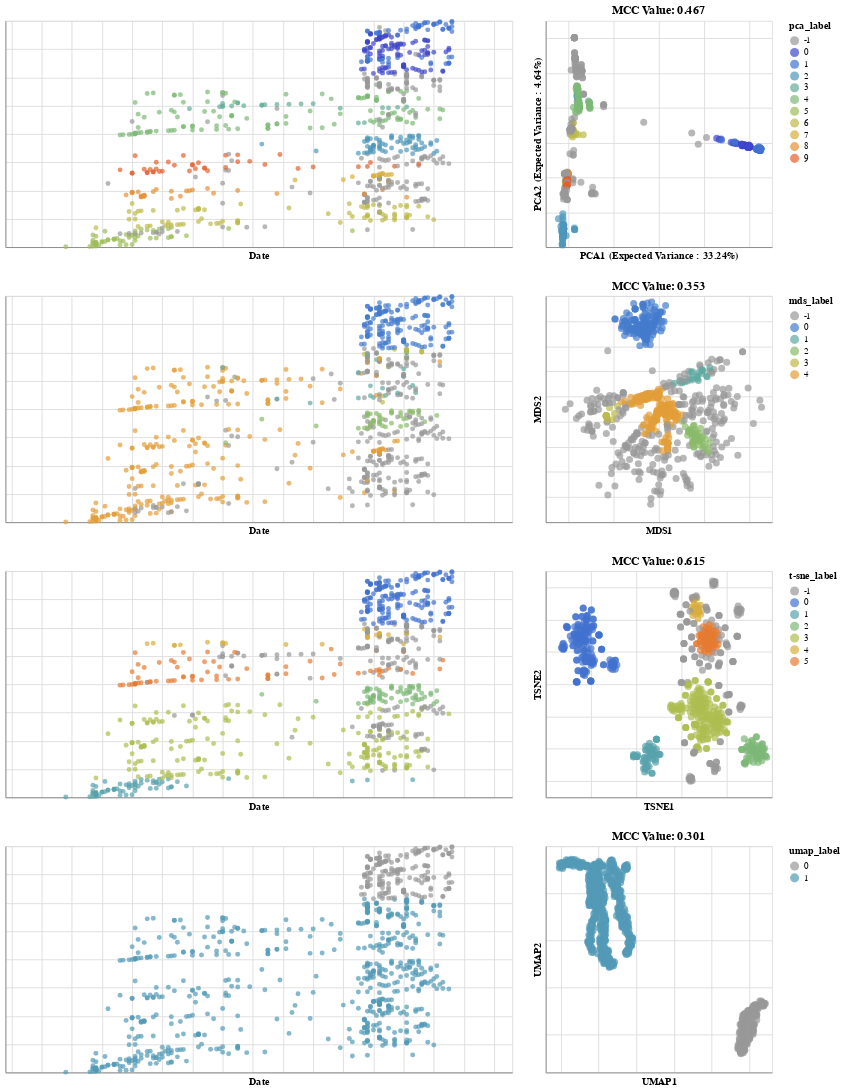

Notebook cell for this chart:
### Code cell
PCAMDS = alt.vconcat(PCAChart, MDSChart).resolve_scale(color='independent')
TSNEUMAP = alt.vconcat(TSNEChart, UMAPChart).resolve_scale(color='independent')
fullChart = alt.vconcat(PCAMDS, TSNEUMAP).resolve_scale(color='independent')
fullChart
fullChart.save(snakemake.output.fullChartHDBSCAN20182020)
save(fullChart, snakemake.output.fullChartHDBSCANPNG20182020, scale_factor=2.0)

### Figure 1 — Vega-Lite specification as saved in the notebook (floating-point values rounded to 4 significant figures; data arrays with more than 128 entries replaced by an {"elided": "..."} marker saying what was removed)
{"config": {"view": {"continuousWidth": 400, "continuousHeight": 300}}, "vconcat": [{"vconcat": [{"hconcat": [{"mark": "circle", "encoding": {"color": {"condition": {"type": "nominal", "field": "pca_label", "scale": {"domain": [-1.0, 0.0, 1.0, 2.0, 3.0, 4.0, 5.0, 6.0, 7.0, 8.0, 9.0], "range": ["#999999", "#3F47C9", "#4274CE", "#4F97BB", "#64AC99", "#7EB976", "#9EBE5A", "#BEBB48", "#D9AE3E", "#E69036", "#E35F2D", "#DB2823"]}, "selection": "selector025"}, "value": "gray"}, "tooltip": [{"type": "nominal", "field": "strain"}, {"type": "nominal", "field": "clade_membership"}], "x": {"type": "quantitative", "axis": {"labels": false, "ticks": false}, "field": "date", "scale": {"domain": [2020.0, 2021.0]}, "title": "Date"}, "y": {"type": "quantitative", "axis": {"labels": false, "ticks": false}, "field": "y", "title": ""}}, "height": 250, "selection": {"selector025": {"type": "interval", "resolve": "global"}}, "width": 560}, {"mark": {"type": "circle", "size": 60}, "encoding": {"color": {"condition": {"type": "nominal", "field": "pca_label", "scale": {"domain": [-1.0, 0.0, 1.0, 2.0, 3.0, 4.0, 5.0, 6.0, 7.0, 8.0, 9.0], "range": ["#999999", "#3F47C9", "#4274CE", "#4F97BB", "#64AC99", "#7EB976", "#9EBE5A", "#BEBB48", "#D9AE3E", "#E69036", "#E35F2D", "#DB2823"]}, "selection": "selector025"}, "value": "gray"}, "tooltip": [{"type": "nominal", "field": "strain"}, {"type": "nominal", "field": "clade_membership"}], "x": {"type": "quantitative", "axis": {"labels": false, "ticks": false}, "field": "pca1", "title": "PCA1 (Expected Variance : 33.24%)"}, "y": {"type": "quantitative", "axis": {"labels": false, "ticks": false}, "field": "pca2", "title": "PCA2 (Expected Variance : 4.64%)"}}, "height": 250, "selection": {"selector025": {"type": "interval", "resolve": "global"}}, "title": "MCC Value: 0.467", "width": 250}]}, {"hconcat": [{"mark": "circle", "encoding": {"color": {"condition": {"type": "nominal", "field": "mds_label", "scale": {"domain": [-1.0, 0.0, 1.0, 2.0, 3.0, 4.0], "range": ["#999999", "#447CCD", "#5EA9A1", "#8ABB6A", "#BEBB48", "#E29E39", "#E2562B"]}, "selection": "selector026"}, "value": "gray"}, "tooltip": [{"type": "nominal", "field": "strain"}, {"type": "nominal", "field": "clade_membership"}], "x": {"type": "quantitative", "axis": {"labels": false, "ticks": false}, "field": "date", "scale": {"domain": [2020.0, 2021.0]}, "title": "Date"}, "y": {"type": "quantitative", "axis": {"labels": false, "ticks": false}, "field": "y", "title": ""}}, "height": 250, "selection": {"selector026": {"type": "interval", "resolve": "global"}}, "width": 560}, {"mark": {"type": "circle", "size": 60}, "encoding": {"color": {"condition": {"type": "nominal", "field": "mds_label", "scale": {"domain": [-1.0, 0.0, 1.0, 2.0, 3.0, 4.0], "range": ["#999999", "#447CCD", "#5EA9A1", "#8ABB6A", "#BEBB48", "#E29E39", "#E2562B"]}, "selection": "selector026"}, "value": "gray"}, "tooltip": [{"type": "nominal", "field": "strain"}, {"type": "nominal", "field": "clade_membership"}], "x": {"type": "quantitative", "axis": {"labels": false, "ticks": false}, "field": "mds1", "title": "MDS1"}, "y": {"type": "quantitative", "axis": {"labels": false, "ticks": false}, "field": "mds2", "title": "MDS2"}}, "height": 250, "selection": {"selector026": {"type": "interval", "resolve": "global"}}, "title": "MCC Value: 0.353", "width": 250}]}], "resolve": {"scale": {"color": "independent"}}}, {"vconcat": [{"hconcat": [{"mark": "circle", "encoding": {"color": {"condition": {"type": "nominal", "field": "t-sne_label", "scale": {"domain": [-1.0, 0.0, 1.0, 2.0, 3.0, 4.0, 5.0], "range": ["#999999", "#4272CE", "#58A2AC", "#7DB877", "#AEBD50", "#D8AE3E", "#E67A32", "#DB2823"]}, "selection": "selector027"}, "value": "gray"}, "tooltip": [{"type": "nominal", "field": "strain"}, {"type": "nominal", "field": "clade_membership"}], "x": {"type": "quantitative", "axis": {"labels": false, "ticks": false}, "field": "date", "scale": {"domain": [2020.0, 2021.0]}, "title": "Date"}, "y": {"type": "quantitative", "axis": {"labels": false, "ticks": false}, "field": "y", "title": ""}}, "height": 250, "selection": {"selector027": {"type": "interval", "resolve": "global"}}, "width": 560}, {"mark": {"type": "circle", "size": 60}, "encoding": {"color": {"condition": {"type": "nominal", "field": "t-sne_label", "scale": {"domain": [-1.0, 0.0, 1.0, 2.0, 3.0, 4.0, 5.0], "range": ["#999999", "#4272CE", "#58A2AC", "#7DB877", "#AEBD50", "#D8AE3E", "#E67A32", "#DB2823"]}, "selection": "selector027"}, "value": "gray"}, "tooltip": [{"type": "nominal", "field": "strain"}, {"type": "nominal", "field": "clade_membership"}], "x": {"type": "quantitative", "axis": {"labels": false, "ticks": false}, "field": "tsne_x", "title": "TSNE1"}, "y": {"type": "quantitative", "axis": {"labels": false, "ticks": false}, "field": "tsne_y", "title": "TSNE2"}}, "height": 250, "selection": {"selector027": {"type": "interval", "resolve": "global"}}, "title": "MCC Value: 0.615", "width": 250}]}, {"hconcat": [{"mark": "circle", "encoding": {"color": {"condition": {"type": "nominal", "field": "umap_label", "scale": {"domain": [0.0, 1.0], "range": ["#999999", "#529AB6", "#AABD52"]}, "selection": "selector028"}, "value": "gray"}, "tooltip": [{"type": "nominal", "field": "strain"}, {"type": "nominal", "field": "clade_membership"}], "x": {"type": "quantitative", "axis": {"labels": false, "ticks": false}, "field": "date", "scale": {"domain": [2020.0, 2021.0]}, "title": "Date"}, "y": {"type": "quantitative", "axis": {"labels": false, "ticks": false}, "field": "y", "title": ""}}, "height": 250, "selection": {"selector028": {"type": "interval", "resolve": "global"}}, "width": 560}, {"mark": {"type": "circle", "size": 60}, "encoding": {"color": {"condition": {"type": "nominal", "field": "umap_label", "scale": {"domain": [0.0, 1.0], "range": ["#999999", "#529AB6", "#AABD52"]}, "selection": "selector028"}, "value": "gray"}, "tooltip": [{"type": "nominal", "field": "strain"}, {"type": "nominal", "field": "clade_membership"}], "x": {"type": "quantitative", "axis": {"labels": false, "ticks": false}, "field": "umap_x", "title": "UMAP1"}, "y": {"type": "quantitative", "axis": {"labels": false, "ticks": false}, "field": "umap_y", "title": "UMAP2"}}, "height": 250, "selection": {"selector028": {"type": "interval", "resolve": "global"}}, "title": "MCC Value: 0.301", "width": 250}]}], "resolve": {"scale": {"color": "independent"}}}], "data": {"name": "data-4cd394045488bdfc37c99bb55f91eb6a"}, "resolve": {"scale": {"color": "independent"}}, "$schema": "https://vega.github.io/schema/vega-lite/v4.8.1.json", "datasets": {"data-4cd394045488bdfc37c99bb55f91eb6a": {"elided": "798 records"}}}
